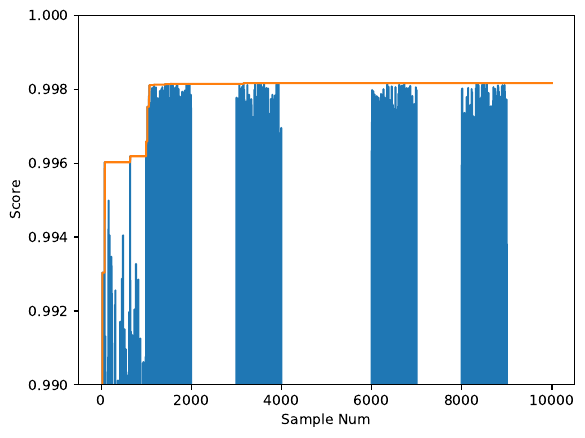

This figure's Python source:
# test.py
from fake_landscape import *
import nevergrad as ng
import matplotlib.pyplot as plt
from numpy import mean
'''
for x in ng.optimizers.registry:
    print( x )
exit(0)
'''
def run( ndim, budget ):
    landscape = FakeLandscape( ndim )

    #i = 0
    Xs = []
    Ys = []
    
    def measure( x ):
        #global i
        myscore = landscape.score( x );
        #i = i + 1
        Xs.append( len(Xs)-1 )
        Ys.append( myscore / landscape.global_minimum )
        return myscore

    #TBPSA #Best so far
    #PSO
    #ScrHammersleySearchPlusMiddlePoint
    optimizer = ng.optimizers.TBPSA( parametrization=ndim, budget=budget, num_workers=1000 )
    recommendation = optimizer.minimize( measure )

    best_score_found = landscape.score( recommendation.value, noise=False )
    score = best_score_found / landscape.global_minimum
    return Xs, Ys


Xs, Ys = run( 6, 10000 )

Y2s = []

best_score = Ys[ 0 ]
Y2s.append( best_score )
for i in range( 1, len( Ys ) ):
    if Ys[ i ] > best_score:
        best_score = Ys[ i ]
    Y2s.append( best_score )
    


plt.plot( Xs, Ys )
plt.plot( Xs, Y2s )
plt.xlabel( "Sample Num" )
plt.ylabel( "Score" )
plt.ylim( 0.99, 1.0 )
plt.savefig("test2.TBPSA.2.pdf", bbox_inches='tight')
